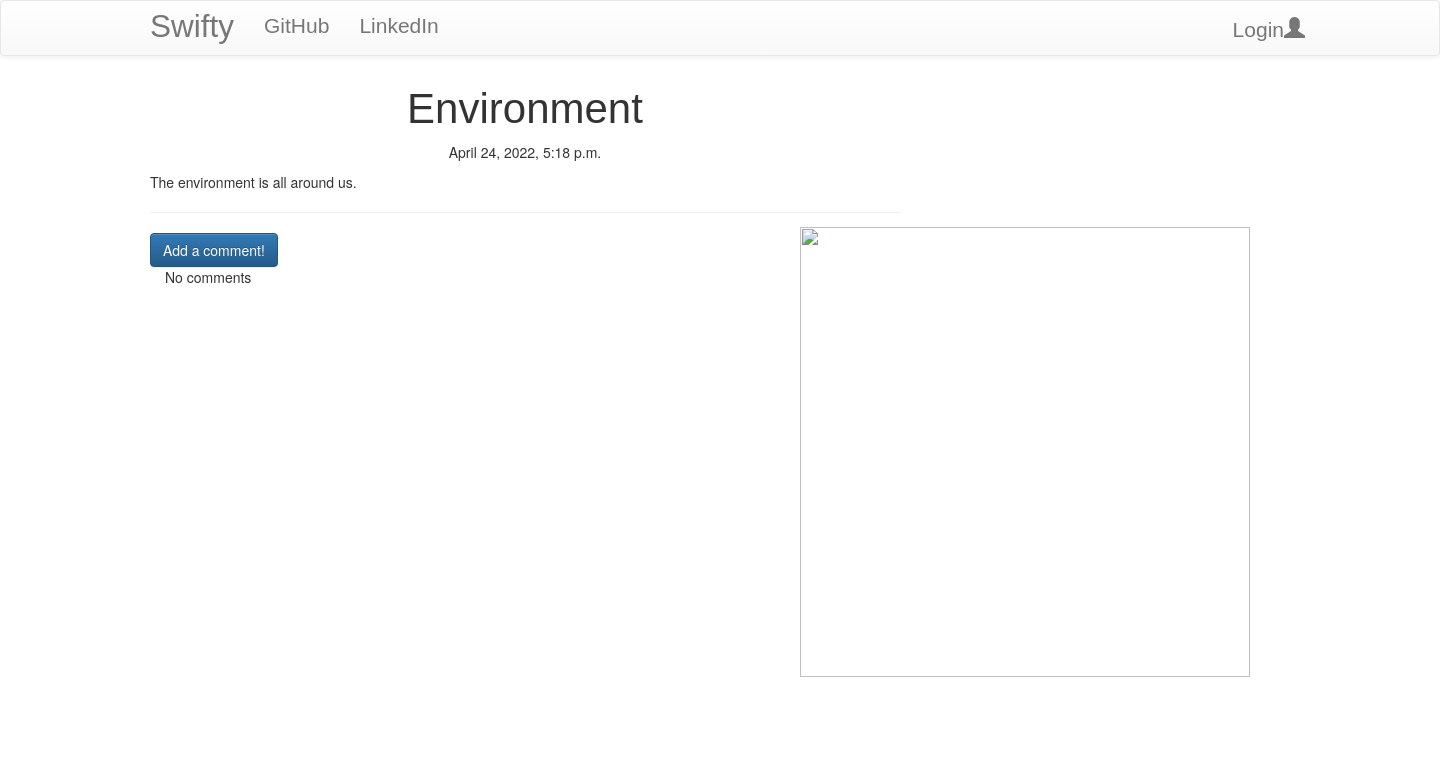
The app's page /post/17 with its own data.
### blog/models.py (models this page shows, shortened)
class Post(models.Model):
    author = models.ForeignKey('auth.User', on_delete=models.CASCADE)
    title = models.CharField(max_length=200)
    text = models.TextField()
    created_date = models.DateTimeField(default=timezone.now)
    published_date = models.DateTimeField(blank=True, null=True)

### blog/views.py (the view)
class PostDetailView(DetailView):
    model = Post

### blog/templates/blog/post_detail.html (shortened to what this page needs)
{% extends "blog/base.html" %}
{% block content %}
<h1 class="posttitle loader">{{post.title}}</h1>
 {% if post.published_date %}
   <div class="date postdate">
     {{post.published_date}}
   </div>
 {% else %}
   <a class="btn btn-default" href="{% url 'post_publish' pk=post.pk %}">Publish</a>
 {% endif %}
 <p Class='postcontent'>{{post.text|safe|linebreaksbr}}</p>
 <hr>
 <a class="btn btn-primary btn-commment"  href="{% url 'add_comment_to_post' pk=post.pk %}">Add a comment!</a>
 <div class="container">
   {% for comment in post.comments.all %}
     <br>
     {% if user.is_authenticated or comment.approved_comment %}
       {{ comment.created_date }}
       {% if not comment.approved_comment %}
         <a class='btn btn-default'  href="{% url 'comment_remove' pk=comment.pk %}"><span class="glyphicon glyphicon-remove"></span></a>
         <a class='btn btn-primary'  href="{% url 'comment_approve' pk=comment.pk %}"><span class="glyphicon glyphicon-ok"></span></a>
       {% endif %}
       <p>{{comment.text|safe|linebreaks}}</p>
       <p>Posted By: <strong>{{ comment.author }}</strong></p>
     {% endif %}
     {% empty %}
     <p>No comments</p>
   {% endfor %}
 </div>
 <div class="image">
   <img src="https://i.imgur.com/whAR2Aq.jpg" width="450" height="450">
 </div>
{% endblock %}

### blog/static/css/blog.css (style rules this page uses)
.loader { filter:hue-rotate(0deg); color:linear-gradient(45deg,#0f8,#08f); animation:hue 10000ms infinite linear; }
.postdate { text-align: center; }
.posttitle { font-family: 'Tech Mono', sans-serif; font-size: 3em; text-align: center; }
.postcontent { font-family: 'Kaisei Tokumin'; font-size: 1.5em; }

### blog/templates/blog/post_detail.html (style rules this page uses)
div.image { position: relative; left: 650px; bottom: 70px; }

### records on screen
Post: title "Environment", published_date "April 24, 2022, 5:18 p.m.", text "The environment is all around us."
